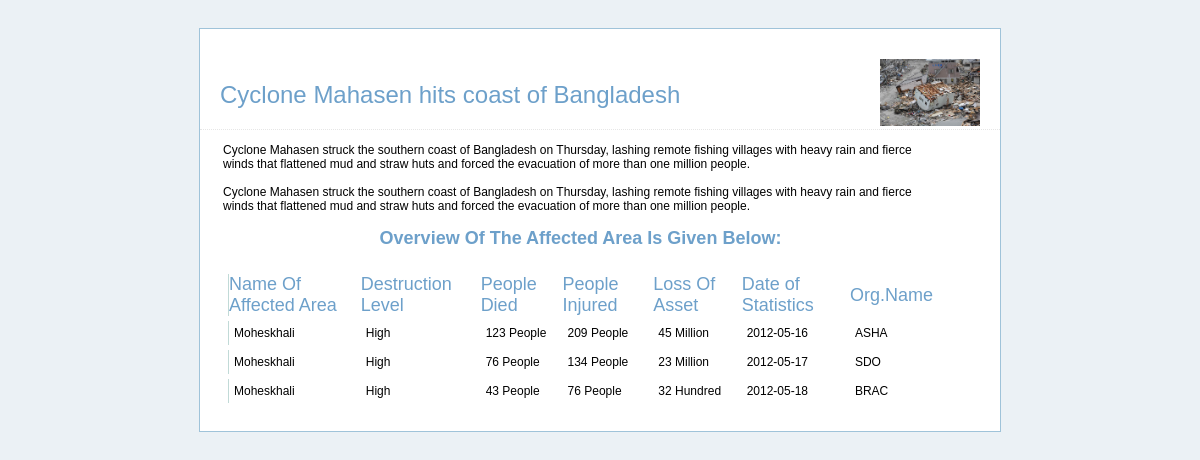
Page /affected_area_files/division/sub-division/Moheskhali.php on the committed database.
### tables this page shows
CREATE TABLE IF NOT EXISTS `aff_area` (
  `id` int(100) NOT NULL AUTO_INCREMENT,
  `area` text NOT NULL,
  `destruction_level` text NOT NULL,
  `p_died` varchar(100) NOT NULL,
  `amount_d` text NOT NULL,
  `p_injur` varchar(100) NOT NULL,
  `amount_i` text NOT NULL,
  `l_asset` varchar(100) NOT NULL,
  `amount_a` text NOT NULL,
  `date` date NOT NULL,
  `n_org` varchar(30) NOT NULL,
  `vis` int(100) NOT NULL,
  PRIMARY KEY (`id`)
);

### affected_area_files/division/sub-division/Moheskhali.php (the view, shortened to what this page needs)
<!DOCTYPE html PUBLIC "-//W3C//DTD XHTML 1.0 Transitional//EN" "http://www.w3.org/TR/xhtml1/DTD/xhtml1-transitional.dtd">
<html xmlns="http://www.w3.org/1999/xhtml">
<head><meta http-equiv="Content-Type" content="text/html; charset=windows-1252">
		<link type="text/css" rel="stylesheet" href="css/style.css" media="screen" charset="utf-8">
</head>
	<body>
        <div id="signup_hold">
            <div id="header">
                <div id="header_logos"><img align="middle" src="pnews (2).jpg" hight=300 width=300 alt="phr"></div>
					<div id="progress_bar"> </div>
						<h2>Cyclone Mahasen hits coast of Bangladesh</h2>
            </div>
            <table class="customerSupport">
                <tbody>
					<tr>
						<td class="customerSupport" width="50%">
							<fieldset>
							<p>
									<?php
									$file_name="Moheskhali.txt";
									$fp=fopen($file_name,"r") or die("couldn't open");
									while(!feof($fp))
									{
										$line=fgets($fp,1024);
										print"$line<br/>";
									}
									?>
       							Cyclone Mahasen struck the southern coast of Bangladesh on Thursday, lashing remote fishing villages with heavy rain and fierce winds that flattened mud and straw huts and forced the evacuation of more than one million people.
                            <h3 align="center">Overview Of The Affected Area Is Given Below:</h3>
									 <div id="content">
										<table align="center" cellpadding="5" cellspacing="5" id="resultTable">
											<tr>
												<th style="border-left: 1px solid #C1DAD7">Name Of Affected Area</th>
												<th>Destruction Level</th>
												<th>People Died</th>
												<th>People Injured</th>
												<th>Loss Of Asset</th>
												<th>Date of Statistics</th>
												<th>Org.Name</th>
											</tr>
												<?php
												$result = mysql_query("SELECT * FROM aff_area WHERE area='Moheskhali'");
														while($row = mysql_fetch_array($result))
															{
																echo '<tr>';
																echo '<td style="border-left: 1px solid #C1DAD7">'.$row['area'].'</td>';
																echo '<td><div align="left">'.$row['destruction_level'].'</div></td>';
																echo '<td><div align="left">'.$row['p_died'].' '.$row['amount_d'].'</div></td>';
																echo '<td><div align="left">'.$row['p_injur'].' '.$row['amount_i'].'</div></td>';
																echo '<td><div align="left">'.$row['l_asset'].' '.$row['amount_a'].'</div></td>';
																echo '<td><div align="left">'.$row['date'].'</div></td>';
																echo '<td><div align="left">'.$row['n_org'].'</div></td>';
																echo '</tr>';
															}
												?>
										</table>
									</div>
							</fieldset>
						</td>
					</tr>
				</tbody>
			</table>
        </div>
	</body>
</html>

### css/style.css (style rules this page uses)
body { background:#ebf1f5; font-family:Arial, sans-serif; padding:20px 0px; text-align:center; }
h2 { color:#6da0ca; font-size:24px; font-weight:normal; margin:0; padding:0; }
h3 { color:#6da0ca; font-size:18px; margin:0; padding:0px 0px 20px 0px; }
p { font-size:12px; margin:0; padding:0px 0px 15px 0px; }
th { color:#6da0ca; font-size:18px; font-weight:normal; margin:0; padding:0px 0px 0px 0px; }
td { vertical-align:middle }
div#signup_hold { background:#fff; border:1px solid #9fc3d9; margin:0 auto; text-align:left; width:800px; }
div#header { border-bottom:1px dotted #e6e6e6; padding:20px; }
div#header_logos { float:right; display:block; padding-top:10px; width:270px; text-align:right; vertical-align:top; }
div#header_logos img { width:100px; vertical-align:middle; }
fieldset { border:0; font-size:12px; padding:0px 20px 20px 20px; margin:0; }
div#progress_bar { display:block; height:22px; padding-top:10px; width:480px; }
img { border: none; }
table.customerSupport { padding-top:10px; }
.customerSupport { padding-right:20px; vertical-align:top; }

### rows in the picture
aff_area: area "Moheskhali", destruction_level "High", p_died "123", amount_d "People", p_injur "209", amount_i "People", l_asset "45", amount_a "Million", date "2012-05-16", n_org "ASHA"
aff_area: area "Moheskhali", destruction_level "High", p_died "76", amount_d "People", p_injur "134", amount_i "People", l_asset "23", amount_a "Million", date "2012-05-17", n_org "SDO"
aff_area: area "Moheskhali", destruction_level "High", p_died "43", amount_d "People", p_injur "76", amount_i "People", l_asset "32", amount_a "Hundred", date "2012-05-18", n_org "BRAC"
